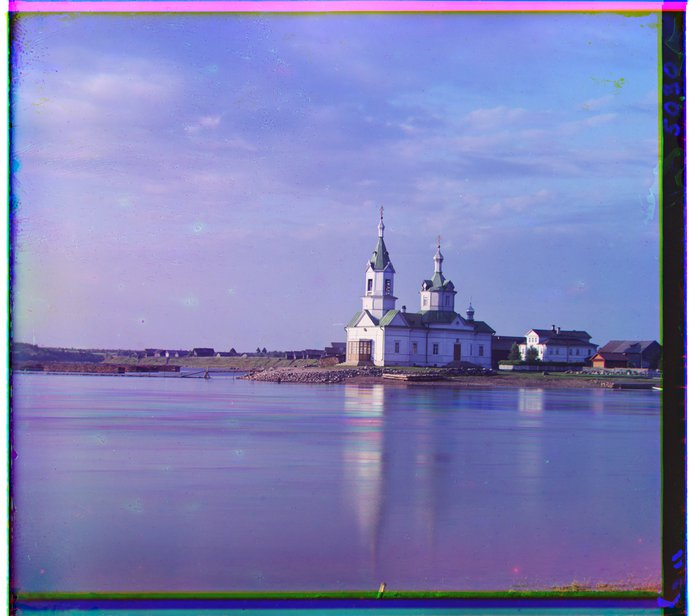
#> input picture 1/images/results/church.jpg, 700 x 616 px, given in place of church.tif, which was not available
$ python starter_code.py
#> lines starting #> are read from the running program, lines starting #| are printed output that depends on the picture; pictures that were not available may be replaced by others from this repository, and a replacement may not be noted
# CS180 (CS280A): Project 1 starter Python code

# these are just some suggested libraries
# instead of scikit-image you could use matplotlib and opencv to read, write, and display images

import numpy as np
import skimage as sk
import skimage.io as skio

# name of the input file
jpg_filenames = [
    'CS180_fa2026_proj1_data/cathedral.jpg',
    'CS180_fa2026_proj1_data/monastery.jpg',
    'CS180_fa2026_proj1_data/tobolsk.jpg',
    'CS180_fa2026_proj1_data/ornament.jpg',
    'CS180_fa2026_proj1_data/specimens.jpg',
    'CS180_fa2026_proj1_data/iconostasis.jpg',
]
tif_filenames = [
    'CS180_fa2026_proj1_data/church.tif',
    'CS180_fa2026_proj1_data/emir.tif',
    'CS180_fa2026_proj1_data/harvesters.tif',
    'CS180_fa2026_proj1_data/icon.tif',
    'CS180_fa2026_proj1_data/ilemselga.tif',
    'CS180_fa2026_proj1_data/melons.tif',
    'CS180_fa2026_proj1_data/religous_painting.tif',
    'CS180_fa2026_proj1_data/self_portrait.tif',
    'CS180_fa2026_proj1_data/siren.tif',
    'CS180_fa2026_proj1_data/three_generations.tif',
    'CS180_fa2026_proj1_data/wharf.tif',
]

def alignment_metric(name, image1, image2):
        if name == "SSD":
            difference = image1 - image2
            sq_difference = np.square(difference)
            final = np.sum(sq_difference)
            return final
        if name == "NCC":
            # measure similarity of direction
            mean_1 = np.mean(image1)
            mean_2 = np.mean(image2)
            norm_1 = np.linalg.norm(image1)
            norm_2 = np.linalg.norm(image2)
            normalize_1 = (image1 - mean_1) / norm_1
            normalize_2 = (image2 - mean_2) / norm_2
            similarity = np.dot(normalize_1.flatten(), normalize_2.flatten())
            return similarity

def align(image, image_fixed):
        score = float('inf')
        best_dx = None
        best_dy = None
        m = 15

        for dx in range(-15, 16):
            for dy in range(-15, 16):
                #apply candidate shift
                shifted_image = np.roll(image, dx, axis=1)
                shifted_image = np.roll(shifted_image, dy, axis=0)

                cropped_image = shifted_image[m:-m, m:-m]
                cropped_fixed = image_fixed[m:-m, m:-m]
                new_score = alignment_metric("SSD", cropped_image, cropped_fixed)
                #score = max(alignment_metric("NCC", cropped_image, cropped_fixed), score)
                if new_score < score:
                    score = new_score
                    best_dx = dx
                    best_dy = dy
        best_image = np.roll(image, best_dx, axis=1)
        best_image = np.roll(best_image, best_dy, axis=0)
        print(best_dx,best_dy)
        return best_image, (best_dx,best_dy)

print(skio.imread('CS180_fa2026_proj1_data/church.tif').shape) #(9607, 3634)

def blur_axis(image, axis):
    left = np.roll(image, 1, axis=axis)
    right = np.roll(image, -1, axis=axis)
    return (left + 2 * image + right) / 4.0

def downsample(image):
    blurred = blur_axis(image, axis=0)
    blurred = blur_axis(blurred, axis=1)
    return blurred[::2, ::2]

def pyramid_align(image, image_fixed, threshold=400):
    if min(image.shape) < threshold:
        _,(best_dx, best_dy) = align(image, image_fixed)
        return best_dx, best_dy
    else:
        small_image = downsample(image)
        small_fixed = downsample(image_fixed)

        coarse_dx, coarse_dy = pyramid_align(small_image, small_fixed, threshold)

        scaled_dx = coarse_dx * 2
        scaled_dy = coarse_dy * 2

        window = 2
        m = int(0.1 * min(image.shape))
        cropped_fixed = image_fixed[m:-m, m:-m]

        score = float('inf')
        best_dx, best_dy = scaled_dx, scaled_dy
        for dx in range(scaled_dx - window, scaled_dx + window + 1):
            for dy in range(scaled_dy - window, scaled_dy + window + 1):
                shifted_image = np.roll(image, dx, axis=1)
                shifted_image = np.roll(shifted_image, dy, axis=0)
                cropped_image = shifted_image[m:-m, m:-m]
                new_score = alignment_metric("SSD", cropped_image, cropped_fixed)
                if new_score < score:
                    score = new_score
                    best_dx = dx
                    best_dy = dy
        return best_dx, best_dy


for imname in tif_filenames:
    im = skio.imread(imname)
#> im is the input picture: shape (616, 700, 3); mean R, G, B 129.1, 130.9, 183.8
    im = sk.img_as_float(im)
    height = np.floor(im.shape[0] / 3.0).astype(int)
#> height = 205
    b = im[:height]
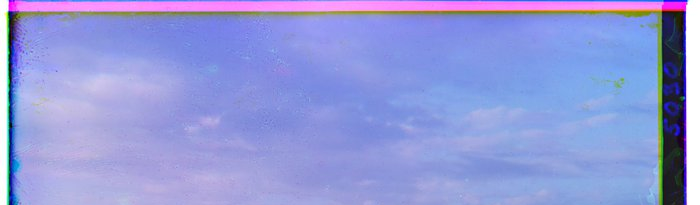
#> b: shape (205, 700, 3) float64; mean R, G, B 0.576, 0.604, 0.853
    g = im[height: 2*height]
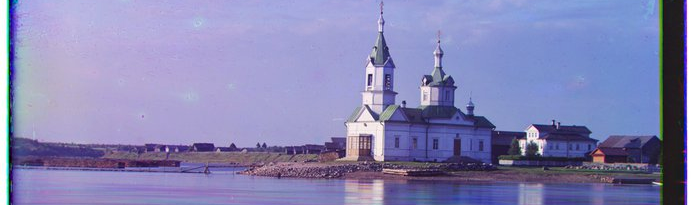
#> g: shape (205, 700, 3) float64; mean R, G, B 0.533, 0.531, 0.71
    r = im[2*height: 3*height]
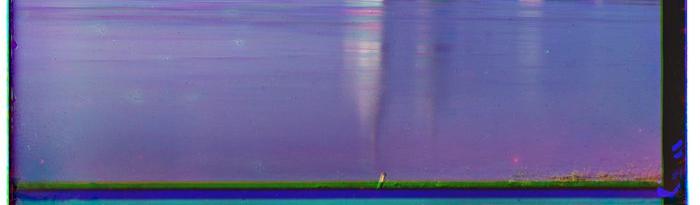
#> r: shape (205, 700, 3) float64; mean R, G, B 0.411, 0.406, 0.6

    g_dx, g_dy = pyramid_align(g, b)
#> after the loop in align, `for dx in range(-15, 16):`: best_dx = 0; best_dy = 15; score = 13586.2
#> in align, `best_image = np.roll(best_image, best_dy, axis=0)`:
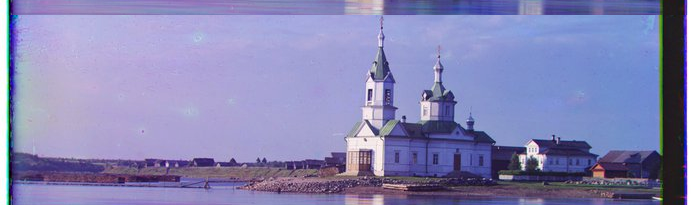
#> best_image: shape (205, 700, 3) float64; mean R, G, B 0.533, 0.531, 0.71
#| 0 15
#> in pyramid_align, `_,(best_dx, best_dy) = align(image, image_fixed)`: best_dx = 0; best_dy = 15
#> g_dx = 0; g_dy = 15
    r_dx, r_dy = pyramid_align(r, b)
#> after the loop in align (call 2), `for dx in range(-15, 16):`: best_dx = -1; best_dy = 15; score = 14988.7
#> in align (call 2), `best_image = np.roll(image, best_dx, axis=1)`:
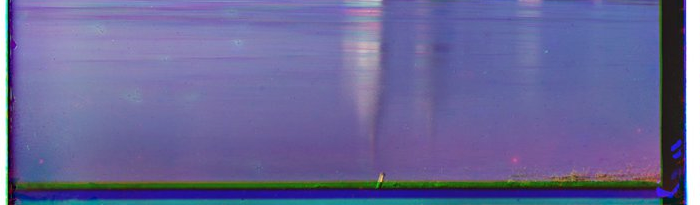
#> best_image: shape (205, 700, 3) float64; mean R, G, B 0.411, 0.406, 0.6
#> in align (call 2), `best_image = np.roll(best_image, best_dy, axis=0)`:
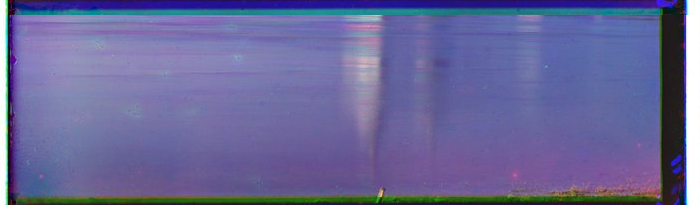
#> best_image: shape (205, 700, 3) float64; mean R, G, B 0.411, 0.406, 0.6
#| -1 15
#> r_dx = -1; r_dy = 15
    ag = np.roll(np.roll(g, g_dx, axis=1), g_dy, axis=0)
    ar = np.roll(np.roll(r, r_dx, axis=1), r_dy, axis=0)
    print(imname, "G:", (g_dx, g_dy), "R:", (r_dx, r_dy))
#| CS180_fa2026_proj1_data/church.tif G: (0, 15) R: (-1, 15)

    im_out = np.dstack([ar, ag, b])
    base = imname.split('/')[-1].rsplit('.', 1)[0]
    fname = f"out_path/out_{base}.jpg"
    im_out = (np.clip(im_out, 0, 1) * 255).round().astype(np.uint8)
#> (the run stopped early here; a loop or call above may not have finished)

$ run again, with 1/images/results/emir-bad.jpg copied over 1/images/results/church.jpg
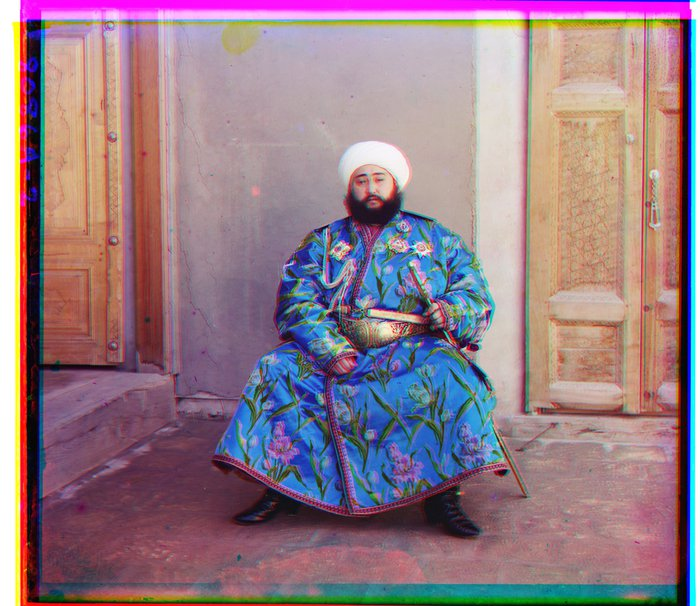
#> input picture 1/images/results/emir-bad.jpg, 700 x 606 px, given in place of church.tif, which was not available
#> im is the input picture: shape (606, 700, 3); mean R, G, B 149.7, 124.5, 134.7
#> `r = im[2*height: 3*height]`:
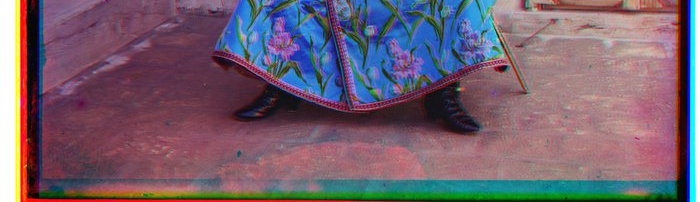
#> r: shape (202, 700, 3) float64; mean R, G, B 0.455, 0.379, 0.437
#> after the loop in align, `for dx in range(-15, 16):`: best_dx = 0; best_dy = 15; score = 21371.2
#| 0 15
#> in pyramid_align, `_,(best_dx, best_dy) = align(image, image_fixed)`: best_dx = 0; best_dy = 15
#> g_dx = 0; g_dy = 15
#> after the loop in align (call 2), `for dx in range(-15, 16):`: best_dx = 0; best_dy = 7; score = 35900.5
#> in align (call 2), `best_image = np.roll(best_image, best_dy, axis=0)`:
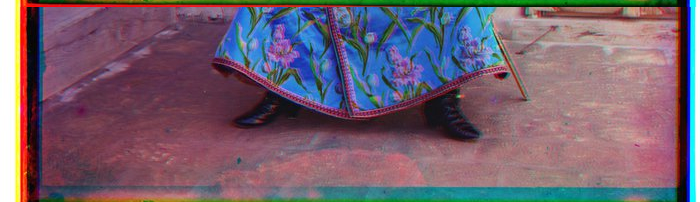
#> best_image: shape (202, 700, 3) float64; mean R, G, B 0.455, 0.379, 0.437
#| 0 7
#> r_dx = 0; r_dy = 7
#| CS180_fa2026_proj1_data/church.tif G: (0, 15) R: (0, 7)

$ run again, with 1/images/results/emir-channels.jpg copied over 1/images/results/church.jpg
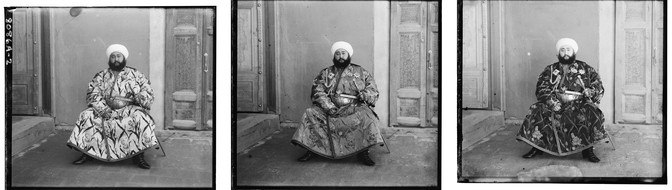
#> input picture 1/images/results/emir-channels.jpg, 672 x 190 px, given in place of church.tif, which was not available
#> im is the input picture: shape (190, 672, 3); min 0, max 255, mean 138.1
#> after the loop in align, `for dx in range(-15, 16):`: best_dx = 0; best_dy = 15; score = 2821.9
#> in align, `best_image = np.roll(best_image, best_dy, axis=0)`:
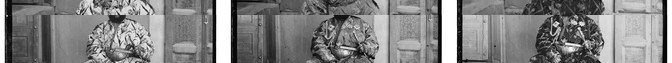
#> best_image: shape (63, 672, 3) float64; min 0, max 1, mean 0.51
#| 0 15
#> in pyramid_align, `_,(best_dx, best_dy) = align(image, image_fixed)`: best_dx = 0; best_dy = 15
#> g_dx = 0; g_dy = 15
#> after the loop in align (call 2), `for dx in range(-15, 16):`: best_dx = 0; best_dy = -3; score = 6296.6
#> in align (call 2), `best_image = np.roll(best_image, best_dy, axis=0)`:
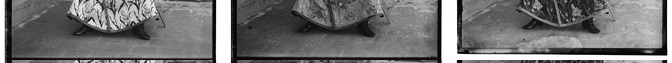
#> best_image: shape (63, 672, 3) float64; min 0, max 1, mean 0.446
#| 0 -3
#> r_dx = 0; r_dy = -3
#| CS180_fa2026_proj1_data/church.tif G: (0, 15) R: (0, -3)
